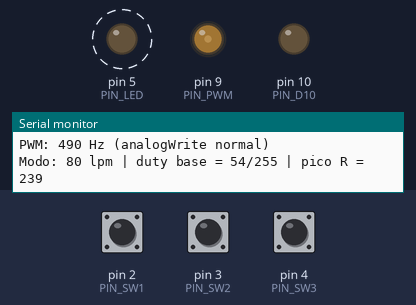
The sketch below on a simulated Arduino Uno, built with avr-gcc and run on an emulated ATmega328P. On the bench: output pins drawn as LEDs (lit = HIGH), the last lines printed to the serial monitor. Dashed ring = blinking. The test bench sets the inputs (shaded band); at power-on: pin 2 (PIN_SW1) LOW, pin 4 (PIN_SW3) LOW, pin 3 (PIN_SW2) LOW.

Above: at 2.2 s.
2.3 s: pin 2 (PIN_SW1) pulled HIGH for 0.15 s
At 2.3 s:
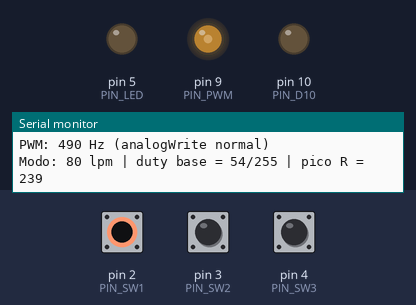
5.4 s: pin 4 (PIN_SW3) pulled HIGH for 3.2 s
10.1 s: pin 4 (PIN_SW3) pulled HIGH for 3.2 s
At 13.15 s:
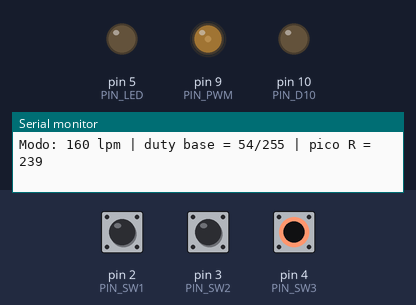
14.8 s: pin 3 (PIN_SW2) pulled HIGH for 0.15 s
17.9 s: pin 2 (PIN_SW1) pulled HIGH for 1 s
21.9 s: pin 3 (PIN_SW2) pulled HIGH for 1 s
Timing chart, 0 to 26.7 s (numbered marks = the images above; inputs shaded):
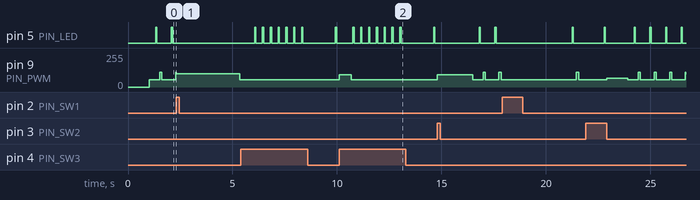

The sketch:

riyanto_replica.ino
```cpp
/*
  Réplica del simulador ECG de Riyanto et al. (2025) — Arduino Nano / Uno
  ------------------------------------------------------------------------
  El paper no publica su código. Este código se reconstruyó a partir de su
  esquemático, para replicarlo en Tinkercad (Arduino Uno = mismo chip que el Nano)
  o en un Nano real.

  CIRCUITO (igual al esquema del paper)
    Señal:   D9 -> R5 10k -> [C1 220n a GND] -> R6 10k -> [C2 220n a GND] = TP1
             TP1 -> R7 330k -> nodo X
             nodo X -> R8 100k -> LL (con R10 220 a GND)
             nodo X -> R9 100k -> LA (con R11 220 a GND)
             RA = GND
             D10 -> R12 22k -> LL   (función no explicada en el paper: aquí queda en 0 V)
    Modos:   SW1 -> D2, SW2 -> D3, SW3 -> D4  (cada uno con 10k; en HIGH = activado)
    LED:     D5 -> R1 1k -> LED -> GND        (parpadea con cada onda R)

  MODOS (tabla del paper)
    Ningún switch: 80 lpm (Modo I)   | SW1: 40 lpm (Modo II)
    SW2: 120 lpm (Modo III)          | SW3: 160 lpm (Modo IV)

  QUÉ MEDIR
    TP1 (osciloscopio, 1 V/div, 200 ms/div): ECG entre ~0,1 y ~4,5 V (base en 1,0 V).
    LL y LA: ~1 mV de onda R (divisor ÷3456). DII = LL - RA, DI = LA - RA.

  PWM_RAPIDO = false -> 490 Hz, como un analogWrite() normal (lo más fiel al paper).
  PWM_RAPIDO = true  -> 31,4 kHz en D9/D10 (Timer1 sin divisor): mucho menos rizado.
*/

const bool PWM_RAPIDO = false;

const int PIN_PWM = 9;    // salida de la señal (OC1A, Timer1)
const int PIN_D10 = 10;   // va a LL por R12 22k; en 0 V no altera la señal
const int PIN_SW1 = 2;
const int PIN_SW2 = 3;
const int PIN_SW3 = 4;
const int PIN_LED = 5;

// ---- Circuito de Riyanto ----
const float VDD        = 5.0;     // el Nano trabaja a 5 V
const float G_FILTRO   = 0.950;   // 380,1k / (10k + 10k + 380,1k): carga de R7 + ramas
const float ATENUACION = 3456.0;  // TP1 / LL = (380,1k / 50,1k) * (100,2k / 220)
const float TP1_BASE   = 1.00;    // línea base en TP1 (V): con ÷3456 la S baja 0,86 V, necesita este margen
const float AMP_mV     = 1.0;     // onda R en LL / LA

// ---- Latido: una muestra cada 2 ms (500 Hz) para que la tabla quepa en la RAM ----
const int  FS       = 500;
const int  MAX_N    = 750;        // 40 lpm -> 1,5 s -> 750 muestras
uint8_t    tabla[MAX_N];
int        largo    = 375;
int        idxR     = 0;
int        bpmActual = 0;

uint8_t mV_a_duty(float mv) {
  float tp1 = TP1_BASE + mv * ATENUACION / 1000.0;
  int c = (int)(tp1 / (G_FILTRO * VDD) * 255.0 + 0.5);
  return (uint8_t)constrain(c, 0, 255);
}

float g(float t, float c, float w, float a) { float x = (t - c) / w; return a * exp(-0.5 * x * x); }

void construirTabla(int bpm) {
  int RR = 60000 / bpm;                 // ms
  largo  = (long)RR * FS / 1000;        // muestras
  float k = sqrt(RR / 1000.0), R = 0.40 * RR;
  idxR = (int)(R * FS / 1000);
  float e0 = 0, eN = 0;
  for (int pasada = 0; pasada < 2; pasada++) {
    for (int i = 0; i < largo; i++) {
      float t = i * 1000.0 / FS;
      float e = g(t, R - 190 * k, 22 * k, 0.15) + g(t, R - 25, 8, -0.12) + g(t, R, 9, 1.0)
              + g(t, R + 25, 8, -0.25) + g(t, R + 240 * k, 40 * k, 0.30);
      if (pasada == 0) { if (i == 0) e0 = e; if (i == largo - 1) eN = e; }
      else tabla[i] = mV_a_duty((e - (e0 + (eN - e0) * i / (float)(largo - 1))) * AMP_mV);
    }
  }
  Serial.print("Modo: "); Serial.print(bpm); Serial.print(" lpm | duty base = ");
  Serial.print(mV_a_duty(0)); Serial.print("/255 | pico R = "); Serial.println(mV_a_duty(AMP_mV));
}

int leerModo() {
  if (digitalRead(PIN_SW1) == HIGH) return 40;
  if (digitalRead(PIN_SW2) == HIGH) return 120;
  if (digitalRead(PIN_SW3) == HIGH) return 160;
  return 80;
}

void setup() {
  Serial.begin(9600);
  pinMode(PIN_PWM, OUTPUT);
  pinMode(PIN_D10, OUTPUT);
  pinMode(PIN_LED, OUTPUT);
  pinMode(PIN_SW1, INPUT);              // el circuito ya trae sus resistencias de 10k
  pinMode(PIN_SW2, INPUT);
  pinMode(PIN_SW3, INPUT);
  digitalWrite(PIN_D10, LOW);

  if (PWM_RAPIDO) {
    TCCR1B = (TCCR1B & 0b11111000) | 0x01;   // Timer1 sin divisor: 31,4 kHz en D9/D10
  }
  Serial.println(PWM_RAPIDO ? "PWM: 31,4 kHz" : "PWM: 490 Hz (analogWrite normal)");

  bpmActual = leerModo();
  construirTabla(bpmActual);
}

void loop() {
  static unsigned long t0 = micros();
  static int idx = 0;

  int bpm = leerModo();                  // cambio de modo con los switches
  if (bpm != bpmActual) { bpmActual = bpm; construirTabla(bpm); idx = 0; t0 = micros(); }

  if (micros() - t0 >= 1000000UL / FS) { // cada 2 ms
    t0 += 1000000UL / FS;
    analogWrite(PIN_PWM, tabla[idx]);
    int d = idx - idxR;
    digitalWrite(PIN_LED, (d >= 0 && d < 30) ? HIGH : LOW);   // LED ~60 ms en cada R
    idx = (idx + 1) % largo;
  }
}
```

Measured:
- after the input at 2.3 s, pin 5 (PIN_LED): stops changing and stays LOW
- by itself, pin 5 (PIN_LED): alternates HIGH for 0.06 s and LOW for 0.69 s
